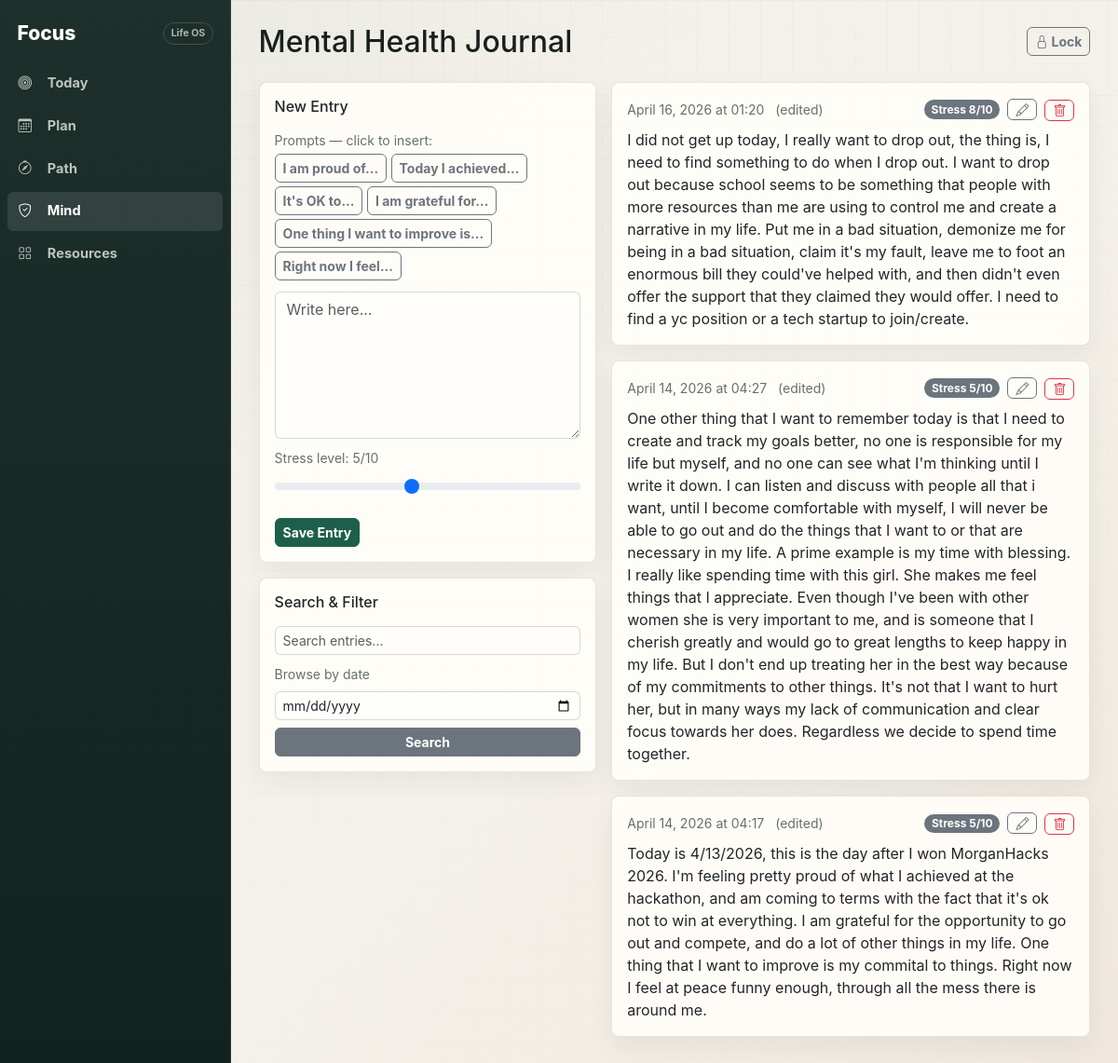
/journal (signed in), run on the app's committed database.
### models.py (models this page shows)
class JournalEntry(db.Model):
    __tablename__ = "journal_entries"
    id = db.Column(db.String(36), primary_key=True, default=new_uuid)
    body = db.Column(db.Text, nullable=False)
    stress_level = db.Column(db.Integer, nullable=True)
    created_at = db.Column(db.DateTime, default=datetime.utcnow)
    updated_at = db.Column(db.DateTime, default=datetime.utcnow, onupdate=datetime.utcnow)

### app.py (the view, shortened to what this page needs)
@app.route("/journal", methods=["GET", "POST"])
def journal_index():
    if not journal_authed():
        return render_template("journal/gate.html")
    q = request.args.get("q", "").strip()
    filter_date = request.args.get("date", "").strip()
    month_str = request.args.get("month", "").strip()
    if filter_date:
        try:
            date.fromisoformat(filter_date)
        except ValueError:
            filter_date = ""
    entries = JournalEntry.query.order_by(JournalEntry.created_at.desc())
    if q:
        entries = entries.filter(JournalEntry.body.ilike(f"%{q}%"))
    if filter_date:
        entries = entries.filter(
            db.func.date(JournalEntry.created_at) == date.fromisoformat(filter_date)
        )
    entries = entries.all()
    cal_data = None
    cal_month_date = None
    if filter_date:
        cal_month_date = date.fromisoformat(filter_date).replace(day=1)
    elif month_str:
        try:
            cal_month_date = date.fromisoformat(month_str + "-01")
        except ValueError:
            pass
    return render_template("journal/index.html",
        entries=entries, stems=SENTENCE_STEMS, q=q,
        filter_date=filter_date, cal_data=cal_data
    )

### app.py (called while the page is built)
def journal_authed():
    return session.get("journal_auth") is True

### templates/journal/index.html (shortened to what this page needs)
{% extends "base.html" %}
{% block content %}
<div class="d-flex justify-content-between align-items-center mb-4 flex-wrap gap-2">
  <h2 class="mb-0">Mental Health Journal</h2>
  <a href="{{ url_for('journal_index') }}"
     onclick="fetch('',{method:'POST',body:new URLSearchParams({password:'__logout__'})})"
     class="btn btn-sm btn-outline-secondary">
    <i class="bi bi-lock"></i> Lock
  </a>
</div>
<div class="row g-3">
  <div class="col-md-5">
    <div class="card p-3 mb-3">
      <h6 class="mb-3">New Entry</h6>
      <div class="mb-2">
        <p class="text-muted small mb-1">Prompts — click to insert:</p>
        {% for stem in stems %}
          <button type="button" class="btn btn-outline-secondary btn-sm mb-1"
            onclick="document.getElementById('entry-body').value += '{{ stem }} '">
            {{ stem }}
          </button>
        {% endfor %}
      </div>
      <form method="post" action="{{ url_for('journal_index') }}">
        <div class="mb-2">
          <textarea name="body" id="entry-body" class="form-control" rows="6"
            placeholder="Write here..." required></textarea>
        </div>
        <div class="mb-3">
          <label class="form-label small text-muted">
            Stress level: <span id="stress-val">5</span>/10
          </label>
          <input type="range" name="stress_level" class="form-range" min="1" max="10" value="5"
            oninput="document.getElementById('stress-val').textContent=this.value">
        </div>
        <button class="btn btn-primary btn-sm">Save Entry</button>
      </form>
    </div>
    <div class="card p-3">
      <h6 class="mb-3">Search &amp; Filter</h6>
      <form method="get">
        <div class="mb-2">
          <input type="text" name="q" class="form-control form-control-sm"
            placeholder="Search entries..." value="{{ q }}">
        </div>
        <div class="mb-2">
          <label class="form-label small text-muted">Browse by date</label>
          <input type="date" name="date" class="form-control form-control-sm"
            value="{{ filter_date }}"
            onchange="this.form.submit()">
        </div>
        <button class="btn btn-secondary btn-sm w-100">Search</button>
      </form>
    </div>
  </div>
  <div class="col-md-7">
    {% if cal_data %}
    <div class="card p-3 mb-3">
      <div class="d-flex align-items-center justify-content-between mb-3">
        <a href="?month={{ cal_data.prev_month }}{% if q %}&q={{ q }}{% endif %}"
           class="btn btn-sm btn-outline-secondary px-3">
          <i class="bi bi-chevron-left"></i>
        </a>
        <div class="text-center">
          <div class="fw-bold">{{ cal_data.display }}</div>
          <div class="text-muted" style="font-size:.7rem;">
            {{ cal_data.entry_dates|length }} entr{{ cal_data.entry_dates|length != 1 and 'ies' or 'y' }} this month
          </div>
        </div>
        <a href="?month={{ cal_data.next_month }}{% if q %}&q={{ q }}{% endif %}"
           class="btn btn-sm btn-outline-secondary px-3">
          <i class="bi bi-chevron-right"></i>
        </a>
      </div>
      <div class="cal-grid mb-1">
        {% for dow in ['Mo','Tu','We','Th','Fr','Sa','Su'] %}
          <div class="cal-dow">{{ dow }}</div>
        {% endfor %}
      </div>
      <div class="cal-grid">
        {% for _ in range(cal_data.first_weekday) %}
          <div></div>
        {% endfor %}
        {% for d, day_iso in cal_data.days_list %}
          <a href="?date={{ day_iso }}{% if q %}&q={{ q }}{% endif %}"
             class="cal-day
               {% if day_iso == filter_date %}selected
               {% elif day_iso in cal_data.entry_dates %}has-entry
               {% endif %}">
            {{ d }}
          </a>
        {% endfor %}
      </div>
    </div>
    {% if filter_date %}
      {% if entries %}
        <p class="text-muted small mb-2">
          {{ entries|length }} entr{{ entries|length != 1 and 'ies' or 'y' }} on
          <strong>{{ filter_date }}</strong>
        </p>
        {% for entry in entries %}
          <div class="card p-3 mb-3">
            <div class="d-flex justify-content-between align-items-start mb-2 flex-wrap gap-1">
              <div>
                <span class="text-muted small">
                  {{ entry.created_at.strftime('%B %d, %Y at %H:%M') }}
                </span>
                {% if entry.updated_at and entry.updated_at != entry.created_at %}
                  <span class="text-muted small ms-2">(edited)</span>
                {% endif %}
              </div>
              <div class="d-flex gap-2 align-items-center">
                {% if entry.stress_level %}
                  <span class="badge bg-secondary stress-badge">
                    Stress {{ entry.stress_level }}/10
                  </span>
                {% endif %}
                <a href="{{ url_for('edit_entry', id=entry.id) }}"
                   class="btn btn-sm btn-outline-secondary py-0">
                  <i class="bi bi-pencil"></i>
                </a>
                <form method="post" action="{{ url_for('delete_entry', id=entry.id) }}"
                  onsubmit="return confirm('Delete this entry?')">
                  <button class="btn btn-sm btn-outline-danger py-0">
                    <i class="bi bi-trash"></i>
                  </button>
                </form>
              </div>
            </div>
            <p class="mb-0" style="white-space:pre-wrap;">{{ entry.body }}</p>
          </div>
        {% endfor %}
      {% else %}
        <div class="card p-4 text-center text-muted">
          <i class="bi bi-journal fs-1 mb-2 d-block"></i>
          <p class="mb-1">No entries on <strong>{{ filter_date }}</strong>.</p>
          <p class="small mb-0">
            Highlighted days above have entries — click one to view them.
          </p>
        </div>
      {% endif %}
    {% else %}
      <div class="card p-3 text-center text-muted">
        <i class="bi bi-calendar3 fs-2 mb-2 d-block"></i>
        <p class="small mb-0">
          Click a day to read entries.
          Days with entries are highlighted in blue.
        </p>
      </div>
    {% endif %}
    {% else %}
    {% if entries %}
      {% for entry in entries %}
        <div class="card p-3 mb-3">
          <div class="d-flex justify-content-between align-items-start mb-2 flex-wrap gap-1">
            <div>
              <span class="text-muted small">
                {{ entry.created_at.strftime('%B %d, %Y at %H:%M') }}
              </span>
              {% if entry.updated_at and entry.updated_at != entry.created_at %}
                <span class="text-muted small ms-2">(edited)</span>
              {% endif %}
            </div>
            <div class="d-flex gap-2 align-items-center">
              {% if entry.stress_level %}
                <span class="badge bg-secondary stress-badge">
                  Stress {{ entry.stress_level }}/10
                </span>
              {% endif %}
              <a href="{{ url_for('edit_entry', id=entry.id) }}"
                 class="btn btn-sm btn-outline-secondary py-0">
                <i class="bi bi-pencil"></i>
              </a>
              <form method="post" action="{{ url_for('delete_entry', id=entry.id) }}"
                onsubmit="return confirm('Delete this entry?')">
                <button class="btn btn-sm btn-outline-danger py-0">
                  <i class="bi bi-trash"></i>
                </button>
              </form>
            </div>
          </div>
          <p class="mb-0" style="white-space:pre-wrap;">{{ entry.body }}</p>
        </div>
      {% endfor %}
    {% else %}
      <div class="card p-4 text-center text-muted">
        <i class="bi bi-journal fs-1 mb-2 d-block"></i>
        <p>No entries found.</p>
      </div>
    {% endif %}
    {% endif %}
  </div>
</div>
{% endblock %}

### static/focus.css (style rules this page uses)
:root { --bg: #f4f1ea; --surface: #fffdf8; --ink: #18201d; --muted: #66706a; --line: rgba(24, 32, 29, .11); --brand: #1d5f4a; --brand-2: #255f8f; --accent: #b56b37; --danger: #9d3f3f; --rail: #10231e; --shadow: 0 18px 44px rgba(23, 36, 31, .08); --shadow-soft: 0 10px 28px rgba(23, 36, 31, .06); --radius: 8px; --radius-sm: 6px; --desktop-rail: 248px; --mobile-nav-h: 68px; --font: Inter, ui-sans-serif, system-ui, -apple-system, BlinkMacSystemFont, "Segoe UI", sans-serif; }
*, *::before, *::after { box-sizing: border-box; }
html { min-height: 100%; }
body { min-height: 100vh; margin: 0; color: var(--ink); background: linear-gradient(135deg, rgba(29, 95, 74, .06), transparent 34%), linear-gradient(315deg, rgba(181, 107, 55, .07), transparent 42%), var(--bg); font-family: var(--font); overflow-x: hidden; -webkit-text-size-adjust: 100%; }
body::before { content: ""; position: fixed; inset: 0; pointer-events: none; background-image: linear-gradient(rgba(24, 32, 29, .028) 1px, transparent 1px), linear-gradient(90deg, rgba(24, 32, 29, .025) 1px, transparent 1px); background-size: 34px 34px; mask-image: linear-gradient(to bottom, rgba(0,0,0,.8), rgba(0,0,0,.08)); }
a { color: var(--brand); }
h1, h2, h3, h4, h5, h6 { letter-spacing: 0; }
.card { border: 1px solid var(--line); border-radius: var(--radius); background: rgba(255, 253, 248, .94); box-shadow: var(--shadow-soft); }
.text-muted { color: var(--muted) !important; }
.btn { border-radius: var(--radius-sm); font-weight: 650; letter-spacing: 0; }
.btn-primary, .bg-primary, .progress-bar { background-color: var(--brand) !important; border-color: var(--brand) !important; }
.form-control, .form-select { border-color: rgba(24, 32, 29, .16); border-radius: var(--radius-sm); background-color: #fffefb; }
.badge { border-radius: 999px; font-weight: 650; }
.stress-badge { font-size: .75rem; }
@media (min-width: 1200px) { body { height: 100vh; overflow: hidden; } }
@media (prefers-reduced-motion: no-preference) { .card, .btn, .nav-link, .form-control, .form-select { transition: background-color .16s ease, border-color .16s ease, box-shadow .16s ease, transform .16s ease, color .16s ease; } }

### data on the page
JournalEntry: created_at "April 16, 2026 at 01:20", shows "(edited)", stress_level "8", body "I did not get up today, I really want to drop out, the thing is, I need to find something to do when I drop out. I want to drop out because school seems to be something that people with more resources than me are using to control me and create a narrative in my life. Put me in a bad situation, demonize me for being in a bad situation, claim it's my fault, leave me to foot an enormous bill they could've helped with, and then didn't even offer the support that they claimed they would offer. I need to find a yc position or a tech startup to join/create."
JournalEntry: created_at "April 14, 2026 at 04:27", shows "(edited)", stress_level "5", body "One other thing that I want to remember today is that I need to create and track my goals better, no one is responsible for my life but myself, and no one can see what I'm thinking until I write it down. I can listen and discuss with people all that i want, until I become comfortable with myself, I will never be able to go out and do the things that I want to or that are necessary in my life. A prime example is my time with blessing. I really like spending time with this girl. She makes me feel things that I appreciate. Even though I've been with other women she is very important to me, and is someone that I cherish greatly and would go to great lengths to keep happy in my life. But I don't…"
JournalEntry: created_at "April 14, 2026 at 04:17", shows "(edited)", stress_level "5", body "Today is 4/13/2026, this is the day after I won MorganHacks 2026. I'm feeling pretty proud of what I achieved at the hackathon, and am coming to terms with the fact that it's ok not to win at everything. I am grateful for the opportunity to go out and compete, and do a lot of other things in my life. One thing that I want to improve is my commital to things. Right now I feel at peace funny enough, through all the mess there is around me."

### other printed values
{{ stem }} "I am proud of..." "Today I achieved..." "It's OK to..." "I am grateful for..." "One thing I want to improve is..." "Right now I feel..."
